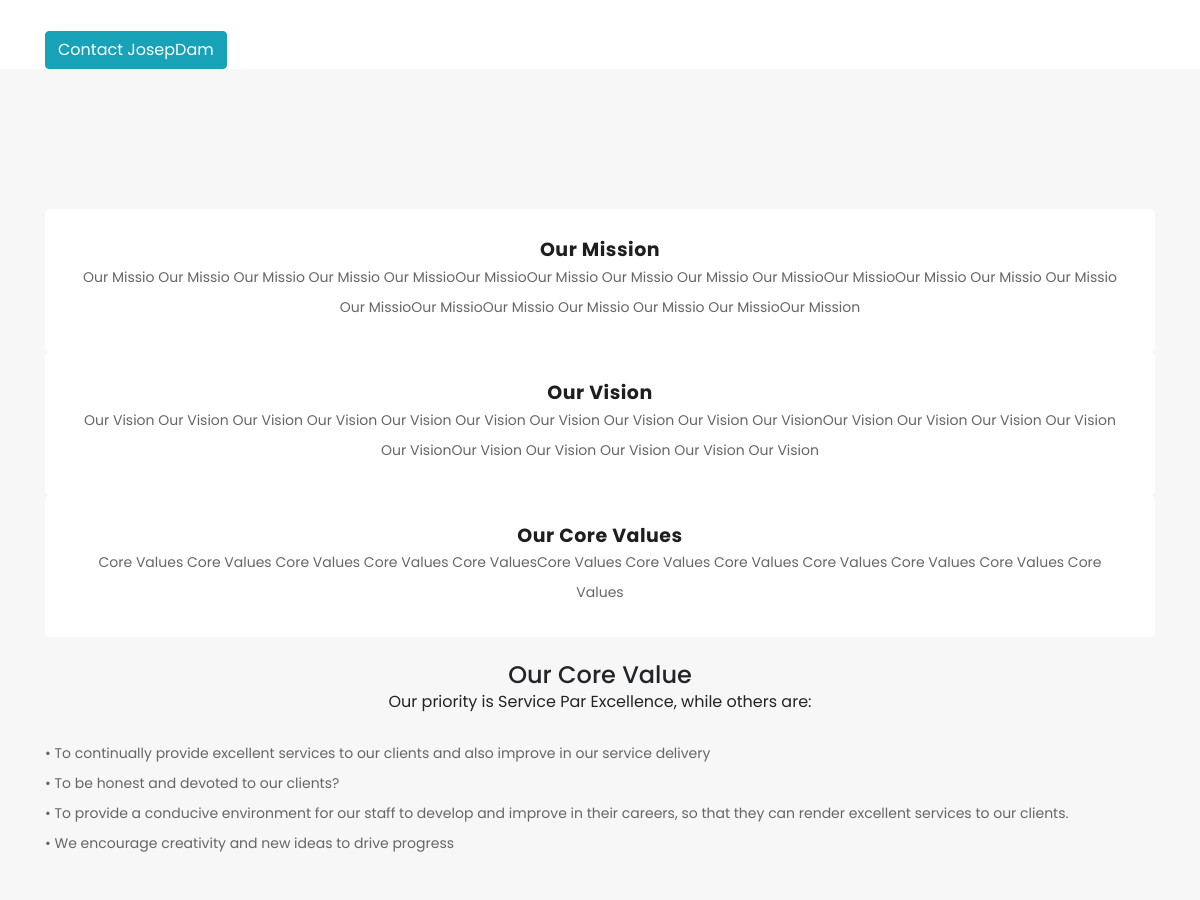
/about/ (middle part), run on an earlier commit of the app's database.
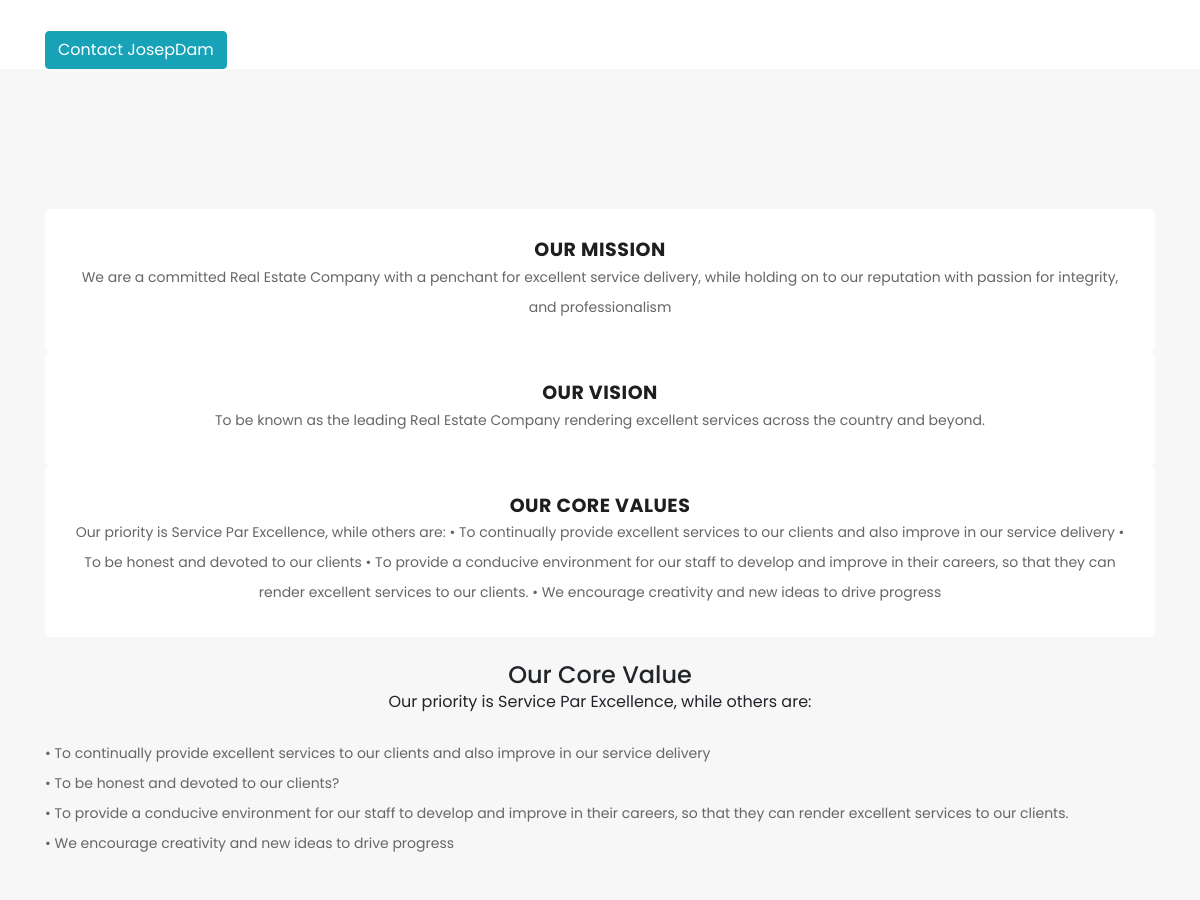
And on a later commit of the database.
### josepdam/models.py (models this page shows, shortened)
class AboutMissionVisionCorevalues(models.Model):
    title = models.CharField(max_length=900, blank=True, null=True)
    description = models.TextField()

### josepdam/views.py (the view)
# urls.py: path('about/', AboutView.as_view(), name='about'),
class AboutView (ListView):
    model = AboutMissionVisionCorevalues
    template_name = 'josep/about.html'

### templates/josep/about.html (shortened to what this page needs)
{% extends "base.html" %}
{% load static %}
{% block content%}
    <div class="more-info about-info">
      <div class="container">
        <div class="row">
          <div class="col-md-12">
            <div class="more-info-content">
              <div class="row">
                <div class="col-md-6 align-self-center">
                  <span>
                    <a href="{% url 'contact' %}" class="btn btn-info">Contact JosepDam</i></a>
                 </span>
                </div>
                <div class="col-md-6"><br>
                </div>
                </div>
              </div>
            </div>
          </div>
        </div>
    </div>
         <div class="testimonials" style="margin: 0">
          <div class="container">
            {% for post in object_list %}
               <div class="row">
              <div class="col-md-12">
                  <div class="testimonial-item">
                    <div class="inner-content">
                      <h4>{{ post.title }}</h4>
                      <p>{{ post.description }}</p>
                    </div>
                  </div>
                </div>
              </div>
              {% endfor %}<br>
        <div class="more-info-content">
          <div class="right-content">
            <b><center><h4>Our Core Value </h4></center></b>
            <center><span>Our priority is Service Par Excellence, while others are:</span></center><br>
            <ul>
              <p>• To continually provide excellent services to our clients and also improve in our service delivery</p>
              <p>•	To be honest and devoted to our clients?</p>
              <p>•	To provide a conducive environment for our staff to develop and improve in their careers, so that they can render excellent services to our clients.</p>
              <p>•	We encourage creativity and new ideas to drive progress</p>
           </ul>
          </div>
        </div>
        </div>
       </div>
{% endblock %}

What changed in the data, as far as the page shows it:
changed AboutMissionVisionCorevalues: title "Our Mission" → "OUR MISSION"; description "Our Missio Our Missio Our Missio Our Missio Our MissioOur MissioOur Missio Our Missio Our Missio Our MissioOur MissioOur Missio Our Missio Our Missio Our MissioOur MissioOur Missio Our Missio Our Missio Our MissioOur Mission" → "We are a committed Real Estate Company with a penchant for excellent service delivery, while holding on to our reputation with passion for integrity, and professionalism"
changed AboutMissionVisionCorevalues: title "Our Vision" → "OUR VISION"; description "Our Vision Our Vision Our Vision Our Vision Our Vision Our Vision Our Vision Our Vision Our Vision Our VisionOur Vision Our Vision Our Vision Our Vision Our VisionOur Vision Our Vision Our Vision Our Vision Our Vision" → "To be known as the leading Real Estate Company rendering excellent services across the country and beyond."
changed AboutMissionVisionCorevalues: title "Our Core Values" → "OUR CORE VALUES"; description "Core Values Core Values Core Values Core Values Core ValuesCore Values Core Values Core Values Core Values Core Values Core Values Core Values" → "Our priority is Service Par Excellence, while others are: • To continually provide excellent services to our clients and also improve in our service delivery • To be honest and devoted to our clients • To provide a conducive environment for our staff to develop and improve in their careers, so that they can render excellent services to our clients. • We encourage creativity and new ideas to drive progress"
